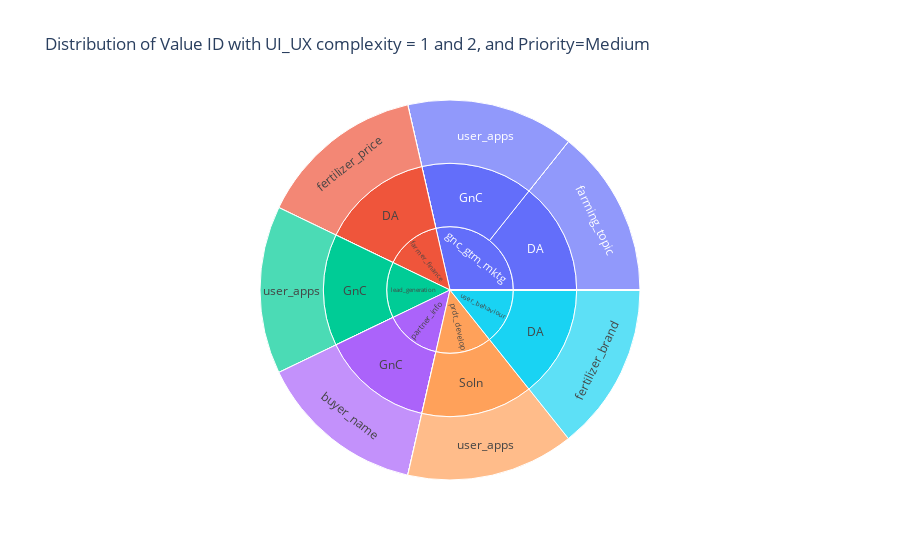

The cell this chart's notebook holds for it:
### Code cell
#sunburst chart for Priority = Medium

fig = px.sunburst(
    data_frame = df_dv_dummies,
    path = ['Value ID', 'Team', 'Farmer_profile_attribute'],
    values = df_dv_dummies['Priority_2'],
    title = 'Distribution of Value ID with UI_UX complexity = 1 and 2, and Priority=Medium'
    )  

fig.write_html("priority_med_w_user.html")
fig.show()

### Figure 1 — Plotly figure (JSON) as saved in the notebook; plotly's stock layout.template omitted (floating-point values rounded to 4 significant figures)
{"data": [{"branchvalues": "total", "domain": {"x": [0, 1], "y": [0, 1]}, "hovertemplate": "labels=%{label}<br>Priority_2=%{value}<br>parent=%{parent}<br>id=%{id}<extra></extra>", "ids": ["partner_info/GnC/buyer_name", "partner_info/Prdt Sales/buyer_name", "fertilizer_purchase/Soln/buyer_name", "user_behaviour/GnC/contract_farmer", "crop_market/Prdt Sales/contract_farmer", "fertilizer_purchase/Soln/contract_farmer", "fertilizer_appln/DA/farming_topic", "gnc_gtm_mktg/DA/farming_topic", "gnc_gtm_mktg/GnC/farming_topic", "gnc_gtm_mktg/DA/fertilizer_brand", "user_behaviour/DA/fertilizer_brand", "gnc_gtm_mktg/DS Analyst/fertilizer_brand", "fertilizer_purchase/Prdt Sales/fertilizer_brand", "user_behaviour/Prdt Sales/fertilizer_brand", "farmer_finance/DA/fertilizer_price", "fertilizer_purchase/Prdt Sales/fertilizer_price", "crop_market/GnC/market_location", "partner_info/GnC/market_location", "crop_market/Prdt Sales/market_location", "fertilizer_purchase/Soln/market_location", "fertilizer_purchase/GnC/payment_mode", "fertilizer_purchase/Prdt Sales/payment_mode", "farmer_finance/Soln/payment_mode", "lead_generation/DS Analyst/user_apps", "user_behaviour/DS Analyst/user_apps", "gnc_gtm_mktg/GnC/user_apps", "lead_generation/GnC/user_apps", "prdt_develop/Soln/user_apps", "gnc_gtm_mktg/DA/yara_customer", "fertilizer_purchase/DS Analyst/yara_customer", "user_behaviour/GnC/yara_customer", "fertilizer_purchase/Prdt Sales/yara_customer", "farmer_finance/DA", "fertilizer_appln/DA", "gnc_gtm_mktg/DA", "user_behaviour/DA", "fertilizer_purchase/DS Analyst", "gnc_gtm_mktg/DS Analyst", "lead_generation/DS Analyst", "user_behaviour/DS Analyst", "crop_market/GnC", "fertilizer_purchase/GnC", "gnc_gtm_mktg/GnC", "lead_generation/GnC", "partner_info/GnC", "user_behaviour/GnC", "crop_market/Prdt Sales", "fertilizer_purchase/Prdt Sales", "partner_info/Prdt Sales", "user_behaviour/Prdt Sales", "farmer_finance/Soln", "fertilizer_purchase/Soln", "prdt_develop/Soln", "crop_market", "farmer_finance", "fertilizer_appln", "fertilizer_purchase", "gnc_gtm_mktg", "lead_generation", "partner_info", "prdt_develop", "user_behaviour"], "labels": ["buyer_name", "buyer_name", "buyer_name", "contract_farmer", "contract_farmer", "contract_farmer", "farming_topic", "farming_topic", "farming_topic", "fertilizer_brand", "fertilizer_brand", "fertilizer_brand", "fertilizer_brand", "fertilizer_brand", "fertilizer_price", "fertilizer_price", "market_location", "market_location", "market_location", "market_location", "payment_mode", "payment_mode", "payment_mode", "user_apps", "user_apps", "user_apps", "user_apps", "user_apps", "yara_customer", "yara_customer", "yara_customer", "yara_customer", "DA", "DA", "DA", "DA", "DS Analyst", "DS Analyst", "DS Analyst", "DS Analyst", "GnC", "GnC", "GnC", "GnC", "GnC", "GnC", "Prdt Sales", "Prdt Sales", "Prdt Sales", "Prdt Sales", "Soln", "Soln", "Soln", "crop_market", "farmer_finance", "fertilizer_appln", "fertilizer_purchase", "gnc_gtm_mktg", "lead_generation", "partner_info", "prdt_develop", "user_behaviour"], "name": "", "parents": ["partner_info/GnC", "partner_info/Prdt Sales", "fertilizer_purchase/Soln", "user_behaviour/GnC", "crop_market/Prdt Sales", "fertilizer_purchase/Soln", "fertilizer_appln/DA", "gnc_gtm_mktg/DA", "gnc_gtm_mktg/GnC", "gnc_gtm_mktg/DA", "user_behaviour/DA", "gnc_gtm_mktg/DS Analyst", "fertilizer_purchase/Prdt Sales", "user_behaviour/Prdt Sales", "farmer_finance/DA", "fertilizer_purchase/Prdt Sales", "crop_market/GnC", "partner_info/GnC", "crop_market/Prdt Sales", "fertilizer_purchase/Soln", "fertilizer_purchase/GnC", "fertilizer_purchase/Prdt Sales", "farmer_finance/Soln", "lead_generation/DS Analyst", "user_behaviour/DS Analyst", "gnc_gtm_mktg/GnC", "lead_generation/GnC", "prdt_develop/Soln", "gnc_gtm_mktg/DA", "fertilizer_purchase/DS Analyst", "user_behaviour/GnC", "fertilizer_purchase/Prdt Sales", "farmer_finance", "fertilizer_appln", "gnc_gtm_mktg", "user_behaviour", "fertilizer_purchase", "gnc_gtm_mktg", "lead_generation", "user_behaviour", "crop_market", "fertilizer_purchase", "gnc_gtm_mktg", "lead_generation", "partner_info", "user_behaviour", "crop_market", "fertilizer_purchase", "partner_info", "user_behaviour", "farmer_finance", "fertilizer_purchase", "prdt_develop", "", "", "", "", "", "", "", "", ""], "type": "sunburst", "values": [1, 0, 0, 0, 0, 0, 0, 1, 0, 0, 1, 0, 0, 0, 1, 0, 0, 0, 0, 0, 0, 0, 0, 0, 0, 1, 1, 1, 0, 0, 0, 0, 1, 0, 1, 1, 0, 0, 0, 0, 0, 0, 1, 1, 1, 0, 0, 0, 0, 0, 0, 0, 1, 0, 1, 0, 0, 2, 1, 1, 1, 1]}], "layout": {"legend": {"tracegroupgap": 0}, "title": {"text": "Distribution of Value ID with UI_UX complexity = 1 and 2, and Priority=Medium"}}}
